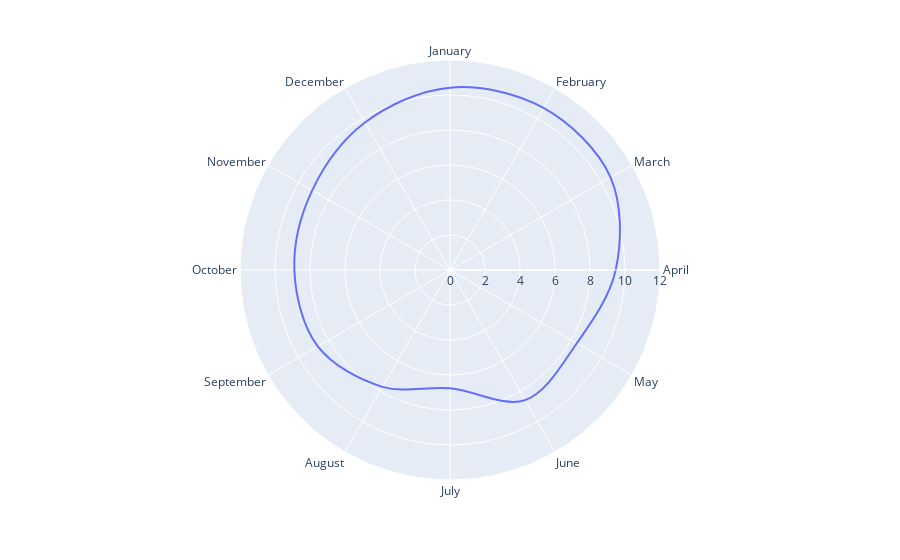

Notebook cell for this chart:
### Code cell
import plotly.express as px
months = ['January', 'February', 'March', 'April', 'May', 'June',
         'July', 'August', 'September', 'October', 'November', 'December']
fuel_df['month'] = fuel_df['month'].apply(lambda x: months[x-1])
px.line_polar(r='efficiency', theta=months, data_frame=fuel_df, line_close=True, line_shape='spline', range_r = [0, 12])

### Figure 1 — Plotly figure (JSON) as saved in the notebook; plotly's stock layout.template omitted (floating-point values rounded to 4 significant figures)
{"data": [{"hovertemplate": "efficiency=%{r}<br>theta=%{theta}<extra></extra>", "legendgroup": "", "line": {"color": "#636efa", "dash": "solid", "shape": "spline"}, "marker": {"symbol": "circle"}, "mode": "lines", "name": "", "r": [10.42, 10.69, 10.59, 9.468, 8.368, 8.583, 6.761, 7.709, 8.724, 8.893, 9.093, 9.729, 10.42], "showlegend": false, "subplot": "polar", "theta": ["January", "February", "March", "April", "May", "June", "July", "August", "September", "October", "November", "December", "January"], "type": "scatterpolar"}], "layout": {"legend": {"tracegroupgap": 0}, "margin": {"t": 60}, "polar": {"angularaxis": {"direction": "clockwise", "rotation": 90}, "domain": {"x": [0, 1], "y": [0, 1]}, "radialaxis": {"range": [0, 12]}}}}
